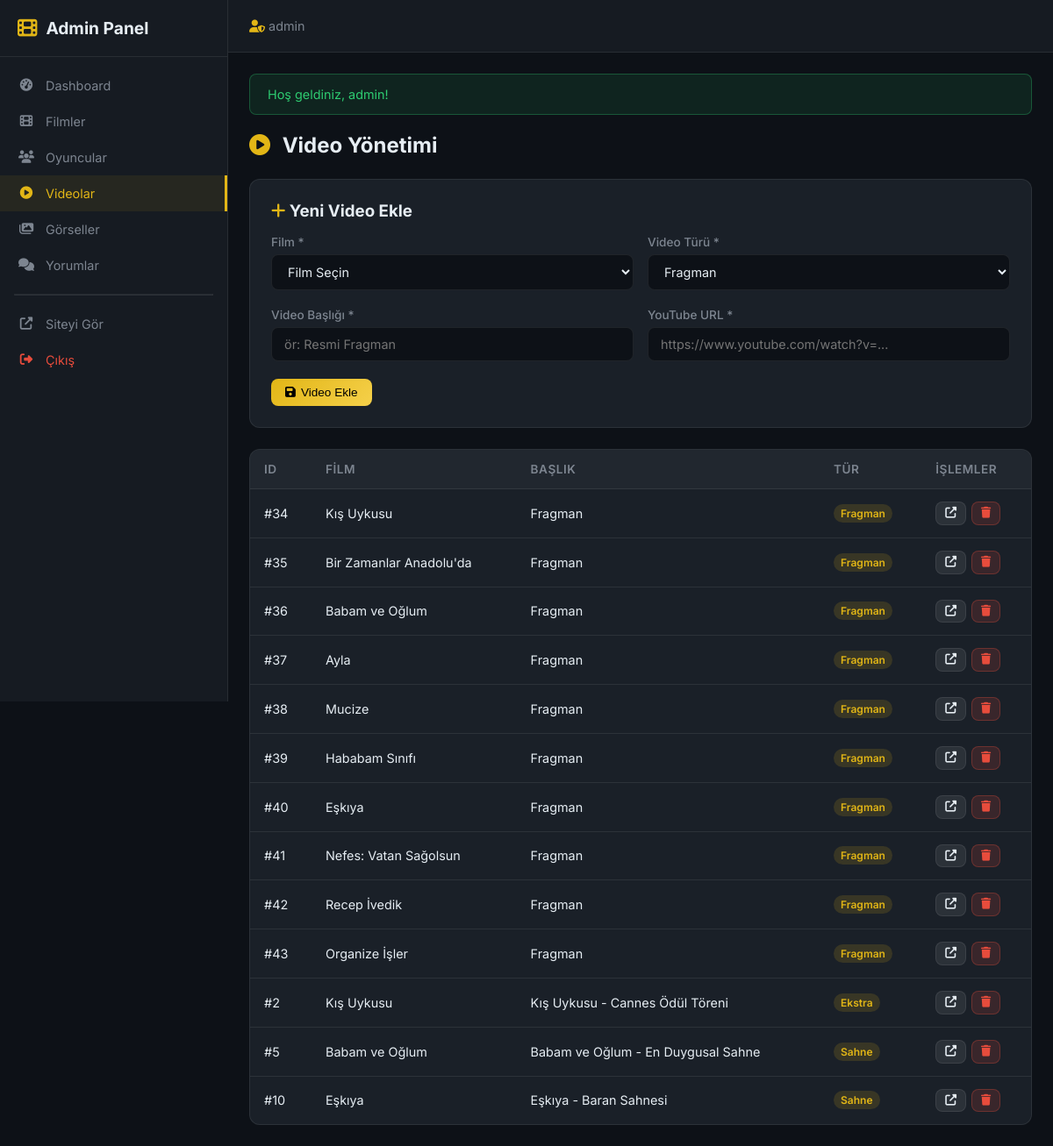
The app's page /admin/videos.php (signed in), older data.
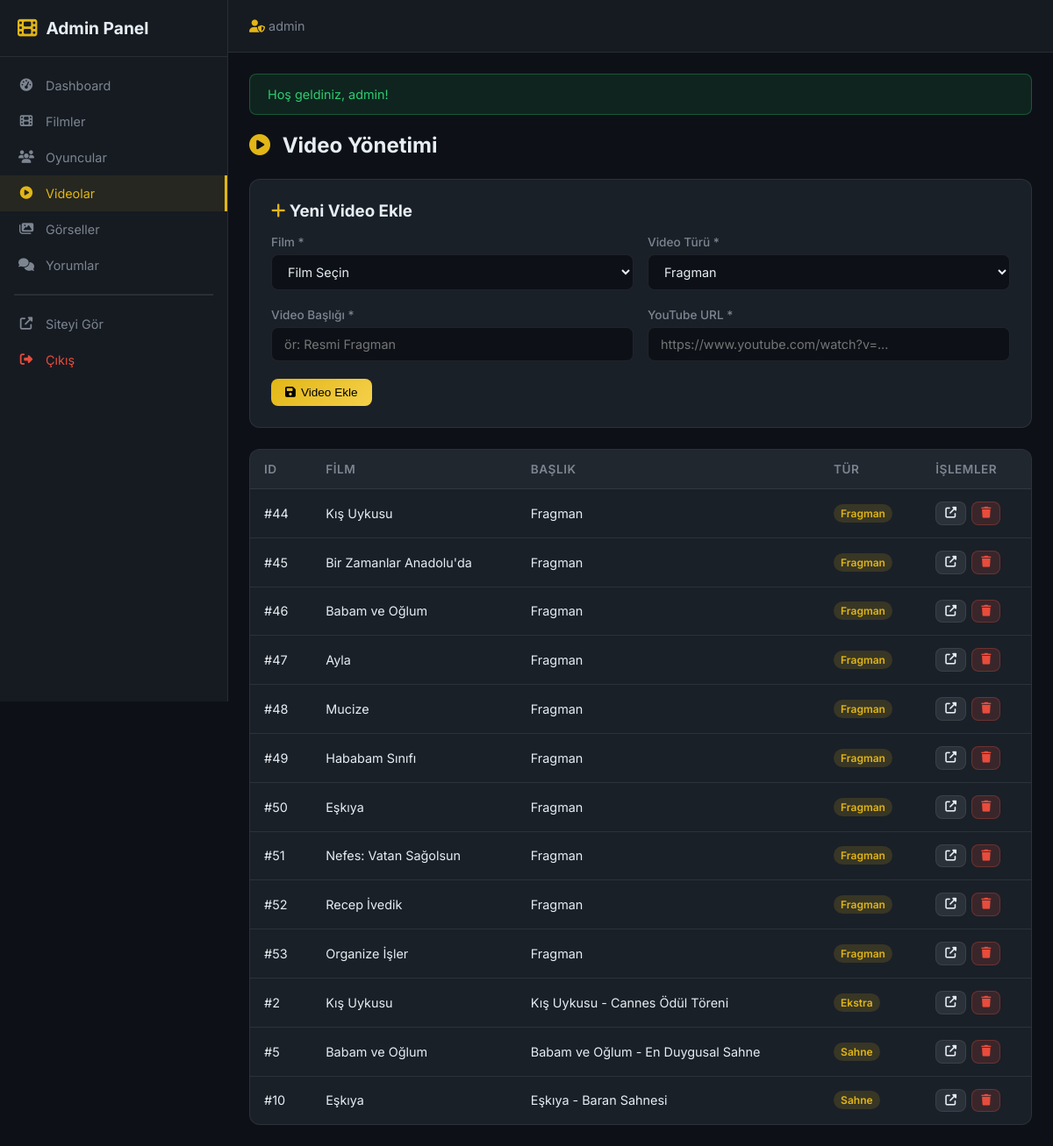
The same page, newer data.
### tables this page shows
CREATE TABLE `movie_videos` (
  `id` INTEGER PRIMARY KEY AUTOINCREMENT,
  `movie_id` INT NOT NULL,
  `title` VARCHAR(255) NOT NULL,
  `youtube_url` VARCHAR(500) NOT NULL,
  `video_type` TEXT NOT NULL DEFAULT 'trailer',
  `created_at` DATETIME NOT NULL DEFAULT CURRENT_TIMESTAMP,
  FOREIGN KEY (`movie_id`) REFERENCES `movies`(`id`) ON DELETE CASCADE
);

CREATE TABLE `movies` (
  `id` INTEGER PRIMARY KEY AUTOINCREMENT,
  `title` VARCHAR(255) NOT NULL,
  `year` INTEGER NOT NULL,
  `description` TEXT NOT NULL,
  `poster_url` VARCHAR(500) DEFAULT NULL,
  `cover_url` VARCHAR(500) DEFAULT NULL,
  `director` VARCHAR(100) DEFAULT NULL,
  `genre` VARCHAR(100) DEFAULT NULL,
  `duration` INT DEFAULT NULL ,
  `created_at` DATETIME NOT NULL DEFAULT CURRENT_TIMESTAMP,
  `updated_at` DATETIME DEFAULT NULL 
);

### admin/videos.php (the view, shortened to what this page needs)
<?php
require_once __DIR__ . '/includes/admin_header.php';
$stmt = $pdo->query("
    SELECT v.*, m.title as movie_title
    FROM movie_videos v
    INNER JOIN movies m ON v.movie_id = m.id
    ORDER BY v.created_at DESC
");
$videos = $stmt->fetchAll();
$type_labels = ['trailer' => 'Fragman', 'sahne' => 'Sahne', 'roportaj' => 'Röportaj', 'ekstra' => 'Ekstra'];
?>
<div class="admin-page-header">
    <h1><i class="fas fa-play-circle"></i> Video Yönetimi</h1>
</div>
<div class="admin-form-card" style="margin-bottom: 24px;">
    <h3 style="margin-bottom: 16px;"><i class="fas fa-plus" style="color: var(--admin-accent);"></i> Yeni Video Ekle</h3>
    <form method="POST">
        <div class="admin-form-row">
            <div class="admin-form-group">
                <label>Film *</label>
                <select name="movie_id" required>
                    <option value="">Film Seçin</option>
                </select>
            </div>
            <div class="admin-form-group">
                <label>Video Türü *</label>
                <select name="video_type" required>
                    <option value="trailer">Fragman</option>
                </select>
            </div>
        </div>
        <div class="admin-form-row">
            <div class="admin-form-group">
                <label>Video Başlığı *</label>
                <input type="text" name="title" placeholder="ör: Resmi Fragman" required>
            </div>
            <div class="admin-form-group">
                <label>YouTube URL *</label>
                <input type="url" name="youtube_url" placeholder="https://www.youtube.com/watch?v=..." required>
            </div>
        </div>
        <button type="submit" class="admin-btn admin-btn-primary"><i class="fas fa-save"></i> Video Ekle</button>
    </form>
</div>
<div class="admin-table-wrapper">
    <table class="admin-table">
        <thead>
            <tr><th>ID</th><th>Film</th><th>Başlık</th><th>Tür</th><th>İşlemler</th></tr>
        </thead>
        <tbody>
            <?php foreach ($videos as $v): ?>
                <tr>
                    <td>#<?= $v['id'] ?></td>
                    <td><?= e($v['movie_title']) ?></td>
                    <td><?= e($v['title']) ?></td>
                    <td><span class="badge badge-gold"><?= $type_labels[$v['video_type']] ?? $v['video_type'] ?></span></td>
                    <td>
                        <div class="admin-actions">
                            <a href="<?= e(youtube_url_to_embed($v['youtube_url']) ?: '#') ?>" target="_blank" class="admin-btn admin-btn-secondary admin-btn-sm">
                                <i class="fas fa-external-link-alt"></i>
                            </a>
                            <a href="<?= SITE_URL ?>/admin/videos.php?delete=<?= $v['id'] ?>&token=<?= $_SESSION['csrf_token'] ?>"
                               class="admin-btn admin-btn-danger admin-btn-sm delete-confirm">
                                <i class="fas fa-trash"></i>
                            </a>
                        </div>
                    </td>
                </tr>
            <?php endforeach; ?>
        </tbody>
    </table>
</div>
<?php require_once __DIR__ . '/includes/admin_footer.php'; ?>

### admin/includes/admin_header.php (shortened to what this page needs)
<?php
require_once INCLUDES_PATH . '/functions.php';
$current_file = basename($_SERVER['SCRIPT_FILENAME']);
?>
<!DOCTYPE html>
<html lang="tr">
<head>
    <link rel="stylesheet" href="https://cdnjs.cloudflare.com/ajax/libs/font-awesome/6.5.1/css/all.min.css">
    <link rel="stylesheet" href="<?= SITE_URL ?>/assets/css/admin.css">
</head>
<body class="admin-body">
<aside class="admin-sidebar" id="adminSidebar">
    <div class="admin-sidebar-header">
        <a href="<?= SITE_URL ?>/admin/index.php" class="admin-logo">
            <i class="fas fa-film"></i>
            <span>Admin Panel</span>
        </a>
    </div>
    <nav class="admin-nav">
        <a href="<?= SITE_URL ?>/admin/index.php" class="admin-nav-link <?= $current_file === 'index.php' ? 'active' : '' ?>">
            <i class="fas fa-tachometer-alt"></i> Dashboard
        </a>
        <a href="<?= SITE_URL ?>/admin/movies.php" class="admin-nav-link <?= ($current_file === 'movies.php' || $current_file === 'movie_form.php') ? 'active' : '' ?>">
            <i class="fas fa-film"></i> Filmler
        </a>
        <a href="<?= SITE_URL ?>/admin/actors.php" class="admin-nav-link <?= ($current_file === 'actors.php' || $current_file === 'actor_form.php') ? 'active' : '' ?>">
            <i class="fas fa-users"></i> Oyuncular
        </a>
        <a href="<?= SITE_URL ?>/admin/videos.php" class="admin-nav-link <?= $current_file === 'videos.php' ? 'active' : '' ?>">
            <i class="fas fa-play-circle"></i> Videolar
        </a>
        <a href="<?= SITE_URL ?>/admin/images.php" class="admin-nav-link <?= $current_file === 'images.php' ? 'active' : '' ?>">
            <i class="fas fa-images"></i> Görseller
        </a>
        <a href="<?= SITE_URL ?>/admin/comments.php" class="admin-nav-link <?= $current_file === 'comments.php' ? 'active' : '' ?>">
            <i class="fas fa-comments"></i> Yorumlar
        </a>
        <hr style="border-color: rgba(255,255,255,0.1); margin: 12px 16px;">
        <a href="<?= SITE_URL ?>/index.php" class="admin-nav-link">
            <i class="fas fa-external-link-alt"></i> Siteyi Gör
        </a>
        <a href="<?= SITE_URL ?>/logout.php" class="admin-nav-link" style="color: #e74c3c;">
            <i class="fas fa-sign-out-alt"></i> Çıkış
        </a>
    </nav>
</aside>
<div class="admin-main">
    <header class="admin-topbar">
        <div class="admin-topbar-right">
            <span class="admin-user"><i class="fas fa-user-shield"></i> <?= e($_SESSION['username'] ?? 'Admin') ?></span>
        </div>
    </header>
    <div class="admin-content">
        <?= show_flash_messages() ?>

### includes/functions.php (shortened to what this page needs)
<?php
function youtube_url_to_embed(string $url): string|false
{
    $url = trim($url);
    $video_id = '';
    if (preg_match('/youtube\.com\/watch\?v=([a-zA-Z0-9_-]{11})/', $url, $matches)) {
        $video_id = $matches[1];
    }
    elseif (preg_match('/youtu\.be\/([a-zA-Z0-9_-]{11})/', $url, $matches)) {
        $video_id = $matches[1];
    }
    elseif (preg_match('/youtube\.com\/embed\/([a-zA-Z0-9_-]{11})/', $url, $matches)) {
        $video_id = $matches[1];
    }
    elseif (preg_match('/youtube\.com\/v\/([a-zA-Z0-9_-]{11})/', $url, $matches)) {
        $video_id = $matches[1];
    }
    return "https://www.youtube.com/embed/{$video_id}";
}
function e(string $string): string
{
    return htmlspecialchars($string, ENT_QUOTES, 'UTF-8');
}
function show_flash_messages(): string
{
    $html = '';
    if (isset($_SESSION['flash_success'])) {
        $html .= '<div class="alert alert-success">' . e($_SESSION['flash_success']) . '</div>';
    }
    return $html;
}

### admin/includes/admin_footer.php (shortened to what this page needs)
    </div>
</div>
</body>
</html>

Row changes from the older to the newer data that the page shows:
removed movie_videos: id "34", movie.title "Kış Uykusu", title "Fragman", video_type "Fragman"
removed movie_videos: id "35", movie.title "Bir Zamanlar Anadolu'da", title "Fragman", video_type "Fragman"
removed movie_videos: id "36", movie.title "Babam ve Oğlum", title "Fragman", video_type "Fragman"
removed movie_videos: id "37", movie.title "Ayla", title "Fragman", video_type "Fragman"
removed movie_videos: id "38", movie.title "Mucize", title "Fragman", video_type "Fragman"
removed movie_videos: id "39", movie.title "Hababam Sınıfı", title "Fragman", video_type "Fragman"
removed movie_videos: id "40", movie.title "Eşkıya", title "Fragman", video_type "Fragman"
removed movie_videos: id "41", movie.title "Nefes: Vatan Sağolsun", title "Fragman", video_type "Fragman"
removed movie_videos: id "42", movie.title "Recep İvedik", title "Fragman", video_type "Fragman"
removed movie_videos: id "43", movie.title "Organize İşler", title "Fragman", video_type "Fragman"
added movie_videos: id "44", movie.title "Kış Uykusu", title "Fragman", video_type "Fragman"
added movie_videos: id "45", movie.title "Bir Zamanlar Anadolu'da", title "Fragman", video_type "Fragman"
added movie_videos: id "46", movie.title "Babam ve Oğlum", title "Fragman", video_type "Fragman"
added movie_videos: id "47", movie.title "Ayla", title "Fragman", video_type "Fragman"
added movie_videos: id "48", movie.title "Mucize", title "Fragman", video_type "Fragman"
added movie_videos: id "49", movie.title "Hababam Sınıfı", title "Fragman", video_type "Fragman"
added movie_videos: id "50", movie.title "Eşkıya", title "Fragman", video_type "Fragman"
added movie_videos: id "51", movie.title "Nefes: Vatan Sağolsun", title "Fragman", video_type "Fragman"
added movie_videos: id "52", movie.title "Recep İvedik", title "Fragman", video_type "Fragman"
added movie_videos: id "53", movie.title "Organize İşler", title "Fragman", video_type "Fragman"
